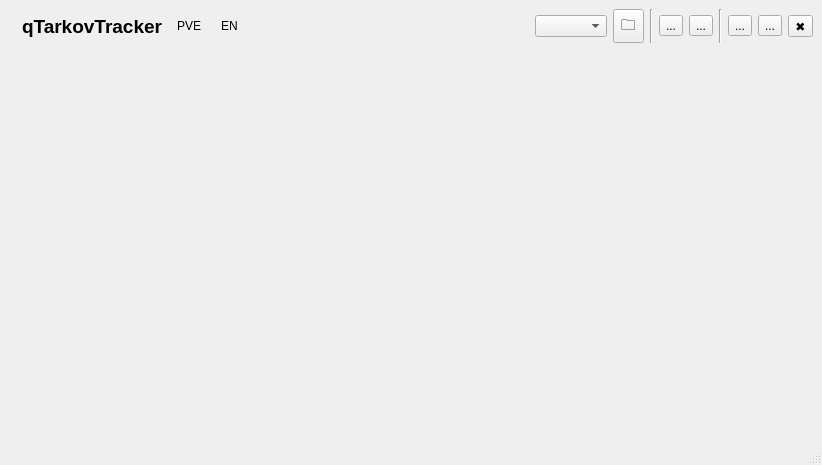
<?xml version="1.0" encoding="UTF-8"?>
<ui version="4.0">
 <class>MainWindow</class>
 <widget class="QMainWindow" name="MainWindow">
  <property name="geometry">
   <rect>
    <x>0</x>
    <y>0</y>
    <width>822</width>
    <height>465</height>
   </rect>
  </property>
  <property name="windowTitle">
   <string>qTarkovTracker</string>
  </property>
  <property name="animated">
   <bool>true</bool>
  </property>
  <property name="dockOptions">
   <set>QMainWindow::DockOption::AnimatedDocks</set>
  </property>
  <widget class="QWidget" name="centralwidget">
   <layout class="QVBoxLayout" name="verticalLayout" stretch="0,1">
    <property name="leftMargin">
     <number>9</number>
    </property>
    <property name="topMargin">
     <number>9</number>
    </property>
    <property name="rightMargin">
     <number>9</number>
    </property>
    <property name="bottomMargin">
     <number>9</number>
    </property>
    <item>
     <widget class="HeaderWidget" name="header" native="true">
      <layout class="QGridLayout" name="gridLayout_3">
       <property name="leftMargin">
        <number>0</number>
       </property>
       <property name="topMargin">
        <number>0</number>
       </property>
       <property name="rightMargin">
        <number>0</number>
       </property>
       <property name="bottomMargin">
        <number>0</number>
       </property>
       <item row="0" column="7">
        <widget class="Line" name="line_1">
         <property name="orientation">
          <enum>Qt::Orientation::Vertical</enum>
         </property>
         <property name="separator" stdset="0">
          <bool>true</bool>
         </property>
        </widget>
       </item>
       <item row="0" column="2">
        <widget class="QToolButton" name="modeButton">
         <property name="text">
          <string>PVE</string>
         </property>
         <property name="popupMode">
          <enum>QToolButton::ToolButtonPopupMode::InstantPopup</enum>
         </property>
         <property name="autoRaise">
          <bool>true</bool>
         </property>
        </widget>
       </item>
       <item row="0" column="8">
        <widget class="QToolButton" name="markersButton">
         <property name="toolTip">
          <string>Markers</string>
         </property>
         <property name="text">
          <string>...</string>
         </property>
         <property name="icon">
          <iconset resource="qTarkovTracker.qrc">
           <normaloff>:/resources/icons/header/map-pinned.svg</normaloff>:/resources/icons/header/map-pinned.svg</iconset>
         </property>
         <property name="iconSize">
          <size>
           <width>22</width>
           <height>22</height>
          </size>
         </property>
         <property name="checkable">
          <bool>false</bool>
         </property>
        </widget>
       </item>
       <item row="0" column="6">
        <widget class="QToolButton" name="browseScreenshotsDirButton">
         <property name="font">
          <font>
           <pointsize>11</pointsize>
          </font>
         </property>
         <property name="toolTip">
          <string>Screenshots</string>
         </property>
         <property name="text">
          <string>🗀</string>
         </property>
         <property name="icon">
          <iconset resource="qTarkovTracker.qrc">
           <normaloff>:/resources/icons/header/folder.svg</normaloff>:/resources/icons/header/folder.svg</iconset>
         </property>
         <property name="iconSize">
          <size>
           <width>22</width>
           <height>22</height>
          </size>
         </property>
         <property name="toolButtonStyle">
          <enum>Qt::ToolButtonStyle::ToolButtonIconOnly</enum>
         </property>
        </widget>
       </item>
       <item row="0" column="14">
        <widget class="QToolButton" name="closeButton">
         <property name="text">
          <string>✖</string>
         </property>
         <property name="icon">
          <iconset resource="qTarkovTracker.qrc">
           <normaloff>:/resources/icons/header/x.svg</normaloff>:/resources/icons/header/x.svg</iconset>
         </property>
         <property name="iconSize">
          <size>
           <width>16</width>
           <height>16</height>
          </size>
         </property>
        </widget>
       </item>
       <item row="0" column="13">
        <widget class="QToolButton" name="maximizeButton">
         <property name="text">
          <string>...</string>
         </property>
         <property name="icon">
          <iconset resource="qTarkovTracker.qrc">
           <normaloff>:/resources/icons/header/maximize-2.svg</normaloff>:/resources/icons/header/maximize-2.svg</iconset>
         </property>
         <property name="iconSize">
          <size>
           <width>16</width>
           <height>16</height>
          </size>
         </property>
        </widget>
       </item>
       <item row="0" column="3">
        <widget class="QToolButton" name="langButton">
         <property name="text">
          <string>EN</string>
         </property>
         <property name="popupMode">
          <enum>QToolButton::ToolButtonPopupMode::InstantPopup</enum>
         </property>
         <property name="autoRaise">
          <bool>true</bool>
         </property>
        </widget>
       </item>
       <item row="0" column="9">
        <widget class="QToolButton" name="tasksButton">
         <property name="toolTip">
          <string>Tasks</string>
         </property>
         <property name="text">
          <string>...</string>
         </property>
         <property name="icon">
          <iconset resource="qTarkovTracker.qrc">
           <normaloff>:/resources/icons/header/list-checks.svg</normaloff>:/resources/icons/header/list-checks.svg</iconset>
         </property>
         <property name="iconSize">
          <size>
           <width>22</width>
           <height>22</height>
          </size>
         </property>
        </widget>
       </item>
       <item row="0" column="5">
        <widget class="QComboBox" name="mapsComboBox"/>
       </item>
       <item row="0" column="12">
        <widget class="QToolButton" name="minimizeButton">
         <property name="text">
          <string>...</string>
         </property>
         <property name="icon">
          <iconset resource="qTarkovTracker.qrc">
           <normaloff>:/resources/icons/header/minus.svg</normaloff>:/resources/icons/header/minus.svg</iconset>
         </property>
         <property name="iconSize">
          <size>
           <width>16</width>
           <height>16</height>
          </size>
         </property>
        </widget>
       </item>
       <item row="0" column="11">
        <widget class="Line" name="line">
         <property name="orientation">
          <enum>Qt::Orientation::Vertical</enum>
         </property>
         <property name="separator" stdset="0">
          <bool>true</bool>
         </property>
        </widget>
       </item>
       <item row="0" column="0">
        <widget class="QLabel" name="label">
         <property name="text">
          <string/>
         </property>
         <property name="pixmap">
          <pixmap resource="qTarkovTracker.qrc">:/resources/icons/header/app.png</pixmap>
         </property>
        </widget>
       </item>
       <item row="0" column="4">
        <spacer name="horizontalSpacer">
         <property name="orientation">
          <enum>Qt::Orientation::Horizontal</enum>
         </property>
         <property name="sizeHint" stdset="0">
          <size>
           <width>40</width>
           <height>20</height>
          </size>
         </property>
        </spacer>
       </item>
       <item row="0" column="1">
        <widget class="QLabel" name="appTitle">
         <property name="font">
          <font>
           <pointsize>14</pointsize>
           <bold>true</bold>
          </font>
         </property>
         <property name="text">
          <string>qTarkovTracker</string>
         </property>
        </widget>
       </item>
      </layout>
     </widget>
    </item>
    <item>
     <widget class="MapView" name="mapView" native="true"/>
    </item>
   </layout>
  </widget>
  <widget class="QStatusBar" name="statusBar"/>
  <action name="action_About">
   <property name="text">
    <string>&amp;About</string>
   </property>
  </action>
 </widget>
 <customwidgets>
  <customwidget>
   <class>MapView</class>
   <extends>QWidget</extends>
   <header>widgets/mapview.h</header>
   <container>1</container>
  </customwidget>
  <customwidget>
   <class>HeaderWidget</class>
   <extends>QWidget</extends>
   <header>widgets/headerwidget.h</header>
   <container>1</container>
  </customwidget>
 </customwidgets>
 <resources>
  <include location="qTarkovTracker.qrc"/>
 </resources>
 <connections>
  <connection>
   <sender>closeButton</sender>
   <signal>clicked()</signal>
   <receiver>MainWindow</receiver>
   <slot>close()</slot>
   <hints>
    <hint type="sourcelabel">
     <x>683</x>
     <y>21</y>
    </hint>
    <hint type="destinationlabel">
     <x>353</x>
     <y>197</y>
    </hint>
   </hints>
  </connection>
  <connection>
   <sender>minimizeButton</sender>
   <signal>clicked()</signal>
   <receiver>MainWindow</receiver>
   <slot>showMinimized()</slot>
   <hints>
    <hint type="sourcelabel">
     <x>761</x>
     <y>23</y>
    </hint>
    <hint type="destinationlabel">
     <x>410</x>
     <y>232</y>
    </hint>
   </hints>
  </connection>
 </connections>
</ui>
